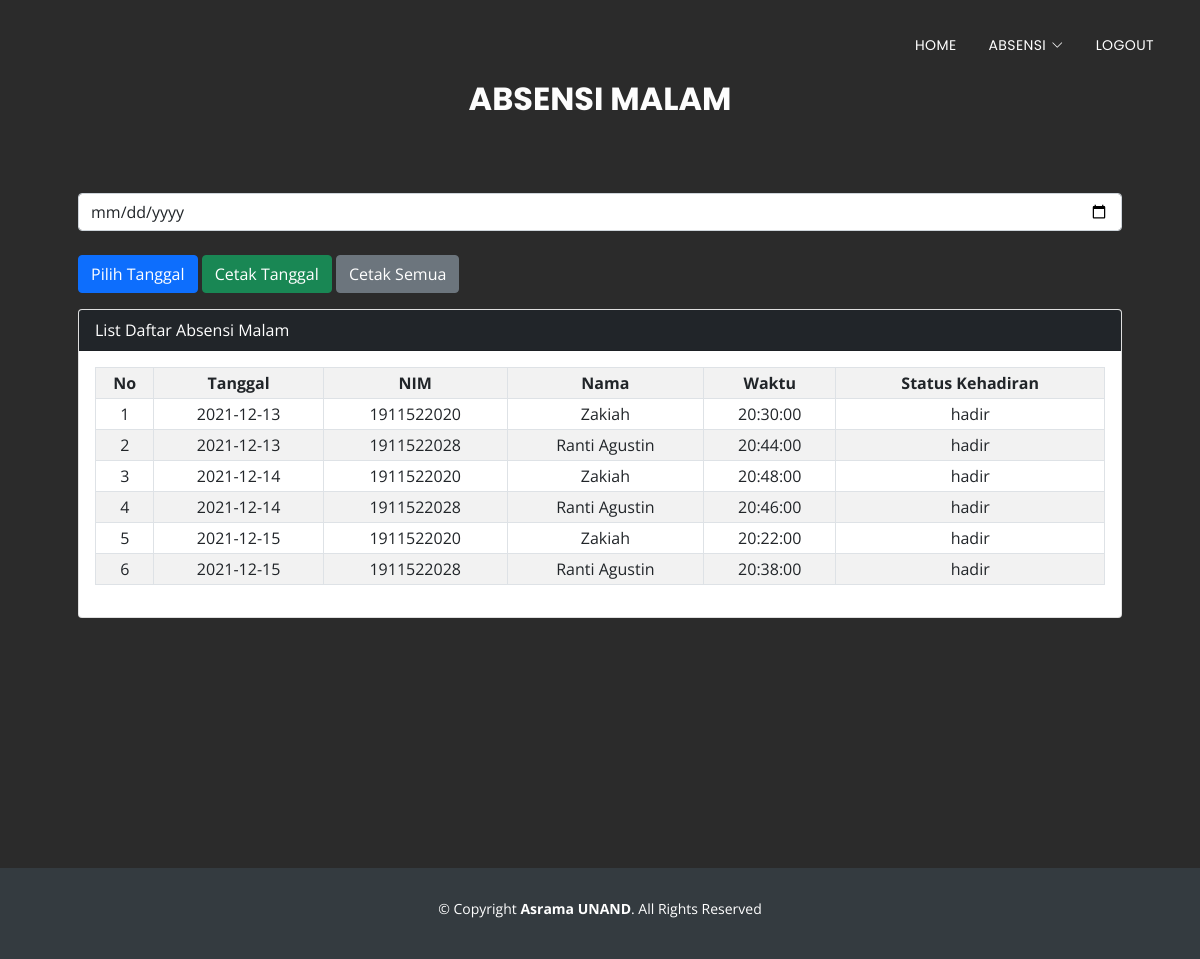
The app's page /absensimalampembina.php (signed in) with its own data.
### tables this page shows
CREATE TABLE `absensimalam` (
  `idabsensi` int(11) NOT NULL,
  `tanggal` date NOT NULL,
  `waktu` time NOT NULL,
  `nim` varchar(10) NOT NULL,
  `statuskehadiran` varchar(10) NOT NULL
);

CREATE TABLE `mahasiswa` (
  `nim` varchar(10) NOT NULL,
  `nama` varchar(50) NOT NULL,
  `jurusan` varchar(50) NOT NULL,
  `email` varchar(50) DEFAULT NULL,
  `notelpon` varchar(15) DEFAULT NULL,
  `pass` varchar(25) NOT NULL
);

### absensimalampembina.php (the view, shortened to what this page needs)
<?php
  include('koneksi.php');
  $result = mysqli_query($mysqli, 'SELECT absensimalam.tanggal, absensimalam.waktu, absensimalam.nim, absensimalam.statuskehadiran,
  mahasiswa.nim, mahasiswa.nama FROM absensimalam, mahasiswa WHERE absensimalam.nim=mahasiswa.nim ORDER BY tanggal');
?>
<head>
  <link href="assets/vendor/aos/aos.css" rel="stylesheet">
  <link href="assets/vendor/bootstrap/css/bootstrap.min.css" rel="stylesheet">
  <link href="assets/vendor/bootstrap-icons/bootstrap-icons.css" rel="stylesheet">
  <link href="assets/vendor/boxicons/css/boxicons.min.css" rel="stylesheet">
  <link href="assets/vendor/glightbox/css/glightbox.min.css" rel="stylesheet">
  <link href="assets/vendor/swiper/swiper-bundle.min.css" rel="stylesheet">
  <link href="assets/css/style.css" rel="stylesheet">
</head>
<body>
  <header id="header" class="fixed-top d-flex align-items-center header-transparent">
    <div class="container d-flex justify-content-between align-items-center">
      <nav id="navbar" class="navbar">
        <ul>
          <li><a class="nav-link scrollto" href="homepembina.php">Home</a></li>
          <li class="dropdown"><a href="#"><span>Absensi</span> <i class="bi bi-chevron-down"></i></a>
          </li>
          <li><a class="nav-link scrollto" href="logout.php">Logout</a></li>
        </ul>
      </nav>
    </div>
  </header>
  <section id="services2">
    <div class="section-header">
      <h3 class="section-title">Absensi Malam</h3>
      <p class="section-description"></p>
    </div>
    <div class="container px-3 px-lg-5">
      <form method="post" action="absensimalampembina.php">
      <input type="date" name="tanggalcetak" class="form-control" id="tanggalcetak" placeholder="Pilih Tanggal" required>
      <br>
      <tr>
        <td><button type="submit" class="btn btn-primary" name="submit">Pilih Tanggal</button></td>
        <td><a href="cetakabsensimalam.php?tanggalcetak=<?php echo $tanggalcetak ?>" class='btn btn-xs btn-success'>Cetak Tanggal</a></td>
        <td><a onClick="window.print()" class='btn btn-xs btn-secondary'>Cetak Semua</a></td>
      </tr>
      </form>
      <div class="card mt-0">
      <div class="card-header bg-dark text-white">
        List Daftar Absensi Malam
      </div>
      <div class="card-body">
        <table class="table table-bordered table-sm table-striped align-center">
          <tr>
            <th class="text-center">No</th>
            <th class="text-center">Tanggal</th>
            <th class="text-center">NIM</th>
            <th class="text-center">Nama</th>
            <th class="text-center">Waktu</th>
            <th class="text-center">Status Kehadiran</th>
          </tr>
          <?php
            $no=1;
            while($data = mysqli_fetch_array($result)){ ?>
            <tr>
              <td class="text-center"><?php echo $no?></td>
              <td class="text-center"><?php echo $data['tanggal']?></td>
              <td class="text-center"><?php echo $data['nim']?></td>
              <td class="text-center"><?php echo $data['nama']?></td>
              <td class="text-center"><?php echo $data['waktu']?></td>
              <td class="text-center"><?php echo $data['statuskehadiran']?></td>
            </tr>
          <?php
            $no++;
            }
          ?>
        </table>
      </div>
      </div>
    </div>
  </section>
  <footer id="footer">
    <div class="container">
      <div class="copyright">
        &copy; Copyright <strong>Asrama UNAND</strong>. All Rights Reserved
      </div>
      <div class="credits">
      </div>
    </div>
  </footer>
</body>
</html>

### assets/css/style.css (style rules this page uses)
body { background: #fff; color: #666666; font-family: "Open Sans", sans-serif; }
a { color: #2dc997; text-decoration: none; }
p { padding: 0; margin: 0 0 30px 0; }
h1, h2, h3, h4, h5, h6 { font-family: "Poppins", sans-serif; font-weight: 400; margin: 0 0 20px 0; padding: 0; }
#header { height: 90px; transition: all 0.5s; z-index: 997; background: rgba(52, 59, 64, 0.9); }
#header.header-transparent { background: transparent; }
.navbar { padding: 0; }
.navbar ul { margin: 0; padding: 0; display: flex; list-style: none; align-items: center; }
.navbar li { position: relative; }
.navbar > ul > li { white-space: nowrap; padding: 10px 0 10px 24px; }
.navbar a, .navbar a:focus { display: flex; align-items: center; justify-content: space-between; font-family: "Poppins", sans-serif; color: #fff; font-size: 14px; padding: 0 4px; white-space: nowrap; transition: 0.3s; letter-spacing: 0.4px; position: relative; text-transform: uppercase; }
.navbar a i, .navbar a:focus i { font-size: 12px; line-height: 0; margin-left: 5px; }
.navbar > ul > li > a:before { content: ""; position: absolute; width: 100%; height: 2px; bottom: -6px; left: 0; background-color: #2dc997; visibility: hidden; transform: scaleX(0); transition: all 0.3s ease-in-out 0s; }
section { overflow: hidden; }
.section-header .section-title { font-size: 32px; color: rgb(253, 253, 253); text-transform: uppercase; text-align: center; font-weight: 700; margin-bottom: 5px; }
.section-header .section-description { text-align: center; padding-bottom: 40px; color: #999; }
#services2 { background: rgba(15, 15, 15, 0.884); background-size: cover; padding: 80px 0 250px 0; }
#footer { background: #343b40; padding: 30px 0; color: #fff; font-size: 14px; }
#footer .copyright { text-align: center; }
#footer .credits { padding-top: 10px; text-align: center; font-size: 13px; color: #ccc; }

### records on screen
absensimalam: tanggal "2021-12-13", nim.nim "1911522020", nim.nama "Zakiah", waktu "20:30:00", statuskehadiran "hadir"
absensimalam: tanggal "2021-12-13", nim.nim "1911522028", nim.nama "Ranti Agustin", waktu "20:44:00", statuskehadiran "hadir"
absensimalam: tanggal "2021-12-14", nim.nim "1911522020", nim.nama "Zakiah", waktu "20:48:00", statuskehadiran "hadir"
absensimalam: tanggal "2021-12-14", nim.nim "1911522028", nim.nama "Ranti Agustin", waktu "20:46:00", statuskehadiran "hadir"
absensimalam: tanggal "2021-12-15", nim.nim "1911522020", nim.nama "Zakiah", waktu "20:22:00", statuskehadiran "hadir"
absensimalam: tanggal "2021-12-15", nim.nim "1911522028", nim.nama "Ranti Agustin", waktu "20:38:00", statuskehadiran "hadir"
